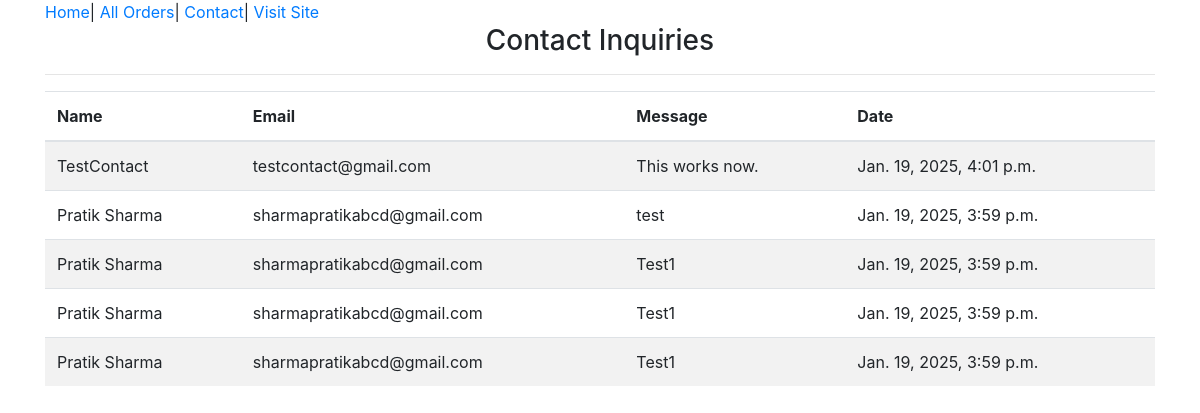
The page /admin-contact/ (signed in) on the database as committed earlier.
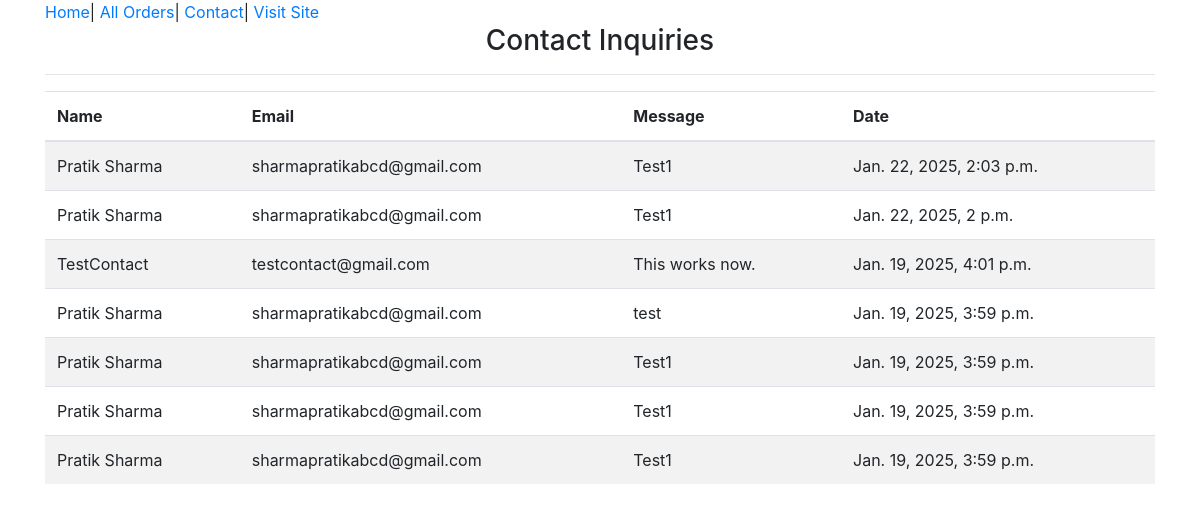
The same page on the database as committed later.
### ecomapp/models.py (models this page shows, shortened)
class Contact(models.Model):
    name = models.CharField(max_length=100)
    email = models.EmailField()
    message = models.TextField()
    created_at = models.DateTimeField(auto_now_add=True)

### ecomapp/views.py (the view)
# urls.py: path("admin-contact/",AdminContactView.as_view(),name="admincontact"),
class AdminContactView(AdminRequiredMixin,ListView):
    template_name="adminpages/admincontact.html"
    queryset=Contact.objects.all().order_by("-id")
    context_object_name="contacts"
    ordering=["-created_at"]
    def get_context_data(self, **kwargs):
        context=super().get_context_data(**kwargs)
        context['contacts']=Contact.objects.all().order_by("-id")
        return context

### ecomapp/views.py (called while the page is built)
    def dispatch(self, request, *args, **kwargs):
        if request.user.is_authenticated and request.session.get("admin_logged_in"):
            return super().dispatch(request, *args, **kwargs)
        else:
            return redirect("/admin-login/")

### templates/adminpages/admincontact.html (shortened to what this page needs)
{% extends "adminpages/adminbase.html" %}
{% block content %}
<div class="container">
    <h3 class="card-title text-center">Contact Inquiries</h3>
    <hr>
    <div class="row">
        <div class="col-md-12">
            <table class="table table-striped">
                <thead>
                    <tr>
                        <th>Name</th>
                        <th>Email</th>
                        <th>Message</th>
                        <th>Date</th>
                    </tr>
                </thead>
                <tbody>
                    {% for contact in contacts %}
                    <tr>
                        <td>{{ contact.name }}</td>
                        <td>{{ contact.email }}</td>
                        <td>{{ contact.message }}</td>
                        <td>{{ contact.created_at }}</td>
                    </tr>
                    {% endfor %}
                </tbody>
            </table>
        </div>
    </div>
</div>
{% endblock %}

Rows that differ between the two databases and show on the page:
added Contact: name "Pratik Sharma", email "sharmapratikabcd@gmail.com", message "Test1", created_at "Jan. 22, 2025, 2:03 p.m."
added Contact: name "Pratik Sharma", email "sharmapratikabcd@gmail.com", message "Test1", created_at "Jan. 22, 2025, 2 p.m."
